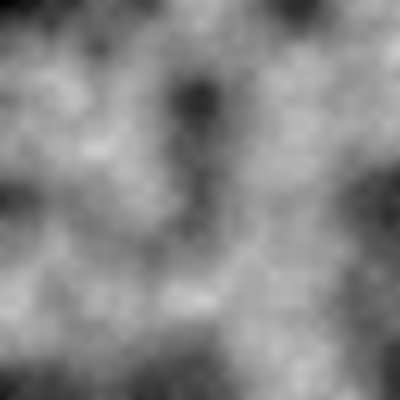
Frame 1 (no input)
Frame 60 (no input): identical to frame 1, image omitted
Frame 120 (the mouse pressed at the canvas centre since frame 60): identical to frame 1, image omitted

The p5.js sketch that drew this single still picture (run headless with seeded random() and noise() and a simulated clock; from frame 60 on, the mouse is pressed at the canvas centre):

// p5.js sketch
// ── sketch.js

let render_button;

let noise_seed_slider;
let xoff_slider;
let yoff_slider;

function noiseBG ()
{
    noiseSeed ( noise_seed_slider.value () );
    loadPixels ();

    let xoff = 0.0;

    for ( let i = 0; i < width; i++ )
    {
        let yoff = 0.0;

        for ( let j = 0; j < height; j++ )
        {
            let idx = ( i * 4 ) + ( j * width * 4 );

            let bright = map ( noise ( xoff, yoff ), 0, 1, 0, 255 );

            pixels [ idx + 0 ] = bright;
            pixels [ idx + 1 ] = bright;
            pixels [ idx + 2 ] = bright;
            pixels [ idx + 3 ] = 255;

            yoff += yoff_slider.value ();
        }

        xoff += xoff_slider.value ();
    }

    updatePixels ();
}


function setup() 
{
    createCanvas(400, 400);

    let ui_y = height + 26;

    createP ( 'seed' );
    createP ( 'xoff' );
    createP ( 'yoff' );

    noise_seed_slider = createSlider ( 0, 10000, random ( 10000 ), 1 );
    noise_seed_slider.position ( 80, ui_y );

    ui_y += 40;

    xoff_slider = createSlider ( 0, 0.1, 0.01, 0.01 );
    xoff_slider.position ( 80, ui_y );

    ui_y += 40;

    yoff_slider = createSlider ( 0, 0.1, 0.01, 0.01 );
    yoff_slider.position ( 80, ui_y );

    ui_y += 40;

    render_button = createButton ( 'render' );
    render_button.mousePressed ( noiseBG );
    render_button.position ( 10, ui_y );

    noiseBG ();
}

function draw() 
{
}
